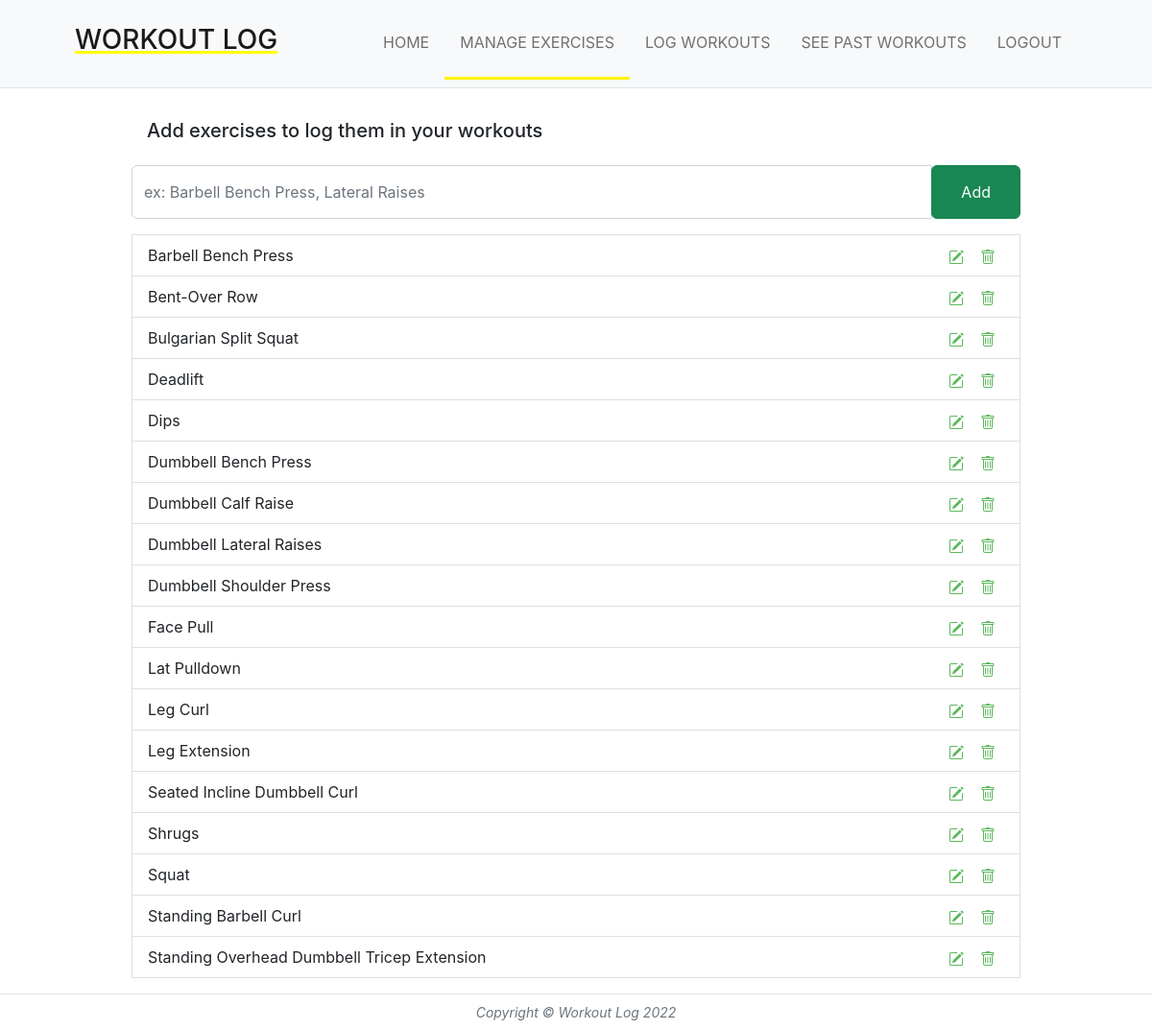
The page /manage_exercises/ (signed in) on the database its author committed.
### main/models.py (models this page shows, shortened)
class Exercise(models.Model):
    user = models.ForeignKey(User, on_delete=models.CASCADE, related_name="exercise", null=True)
    name = models.CharField(max_length=100, unique=True)

### main/views.py (the view)
# urls.py: path("manage_exercises/", views.manageExercises, name="manageExercises"),
def manageExercises(request):
    addedExercises = request.user.exercise.all().order_by('name')
    exerciseCount = request.user.exercise.count()
    addForm = addExerciseForm()
    renameForm = renameExerciseForm()
    return render(request, "main/manageExercises.html", {"addedExercises": addedExercises, "exerciseCount": exerciseCount,
        "addForm": addForm, "renameForm": renameForm})

### main/forms.py
class addExerciseForm(forms.ModelForm):
    class Meta:
        model = Exercise
        fields = ['name']
        widgets= {
            'name': forms.TextInput(attrs={'class': 'form-control',
                                            'input type': 'text',
                                            'placeholder': 'ex: Barbell Bench Press, Lateral Raises',
                                            'aria-label': 'ex: Barbell Bench Press, Lateral Raises',
                                            'aria-describedby': 'inputGroup-sizing-default',
                                            'autofocus': 'autofocus'}),
        }
    def __init__(self, *args, **kwargs):
        super(addExerciseForm, self).__init__(*args, **kwargs)
        self.fields['name'].label = ""

class renameExerciseForm(forms.ModelForm):
    class Meta:
        model = Exercise
        fields = ['name']
        widgets= {
            'name': forms.TextInput(attrs={'class': 'form-control',
                                            'input type': 'text',
                                            'aria-describedby': 'inputGroup-sizing-default',
                                            'autofocus': 'autofocus'}),
        }
    def __init__(self, *args, **kwargs):
        super(renameExerciseForm, self).__init__(*args, **kwargs)
        self.fields['name'].label = ""

### main/templates/main/manageExercises.html (shortened to what this page needs)
{% extends 'main/base.html' %}
{% load static %}
{% block extraCSS %}
<link href="{% static 'css/manageExercises.css' %}" rel="stylesheet">
{% endblock %}
{% block content %}
<div class="p-3">
    <h5>Add exercises to log them in your workouts</h5>
</div>
<form action="{% url 'addExercise' %}" method="post">
    <div class="input-group mb-3">
        {{addForm}}
        <div class="input-group-append">
            <button type="submit" name="save" class="btn btn-success btn-add pull-right">Add</button>
        </div>
    </div>
</form>
<ul class="list-group mb-3" id="exercise-list-container">
    {% for exercise in addedExercises %}
        <li class="list-group-item d-flex justify-content-between align-items-center rounded-0">
            <div class="text-break">{{exercise.name}}</div>
            <div class="btn-container">
                <button type="button" data-bs-toggle="modal" data-bs-target="#renameModal{{exercise.id}}" class="btn-custom">
                </button>
                <button type="button" data-bs-toggle="modal" data-bs-target="#deleteConfirmation{{exercise.id}}" class="btn-custom">
                </button>
            </div>
        </li>
    {% endfor %}
    </ul>
{% endblock %}

### main/templates/main/base.html (shortened to what this page needs)
<!DOCTYPE html>
<html lang="en">
<head>
    {% load static %}
    <link href="https://cdn.jsdelivr.net/npm/bootstrap@5.2.0/dist/css/bootstrap.min.css" rel="stylesheet">
    <link href="{% static 'css/base.css' %}" rel="stylesheet">
    {% block extraCSS %}{% endblock %}
</head>
<body>
    <nav class="navbar navbar-expand-lg navbar-light border-bottom mb-3" id="mainNav">
        <div class="container px-4 px-lg-5">
            <a class="navbar-brand" href="{% url 'home' %}"><h3>WORKOUT LOG</h3></a>
            <div class="collapse navbar-collapse" id="navbarResponsive">
                <ul class="navbar-nav ms-auto py-4 py-lg-0">
                    <li {% if request.path == '/' %}class="nav-item nav-active"{% else %}class="nav-item"{% endif %}>
                        <a class="nav-link px-lg-3 py-3 py-lg-4" href="{% url 'home' %}">HOME</a>
                    </li>
                    {% if user.is_authenticated %}
                        <li {% if request.path == '/manage_exercises/' %}class="nav-item nav-active"{% else %}class="nav-item"{% endif %}>
                            <a class="nav-link px-lg-3 py-3 py-lg-4" href="{% url 'manageExercises' %}">MANAGE EXERCISES</a>
                        </li>
                        <li {% if request.path == '/log_workouts/' %}class="nav-item nav-active"{% else %}class="nav-item"{% endif %}>
                            <a class="nav-link px-lg-3 py-3 py-lg-4" href="{% url 'logWorkouts' %}">LOG WORKOUTS</a>
                        </li>
                        <li {% if request.path == '/log_workouts/' or request.path == '/manage_exercises/' or request.path == '/' %}class="nav-item dropdown"
                            {% else %}class="nav-item dropdown nav-active"{% endif %}>
                            <a class="nav-link px-lg-3 py-3 py-lg-4" data-bs-toggle="dropdown" href="#">SEE PAST WORKOUTS</a>
                        </li>
                        <li class="nav-item"><a class="nav-link px-lg-3 py-3 py-lg-4" href="{% url 'logout' %}">LOGOUT</a></li>
                    {% endif %}
                </ul>
            </div>
        </div>
    </nav>
    <div class="container">
        <div class="row">
            <div class="col-10 offset-1">
                {% block content %}
                {% endblock %}
            </div>
        </div>
    </div>
    <footer class="border-top">
        <div class="container px-4 px-lg-5">
            <div class="row gx-4 gx-lg-5 justify-content-center">
                <div class="col-md-10 col-lg-8 col-xl-7">
                    <div class="small text-center text-muted fst-italic footer-text my-2">Copyright &copy; Workout Log 2022</div>
                </div>
            </div>
        </div>
    </footer>
</body>
</html>

### static/css/base.css (style rules this page uses)
* { font-family: -apple-system, BlinkMacSystemFont, "Segoe UI", Roboto, Helvetica, Arial, sans-serif, "Apple Color Emoji", "Segoe UI Emoji", "Segoe UI Symbol"; }
.navbar { background-color: #f8f9fa; }
.navbar-brand { text-decoration: underline; text-decoration-color: #ffff00; text-decoration-thickness: 3px; }
.nav-item::after { content: ""; display: block; width: 0px; height: 3px; background-color: #ffff00; transition: 0.4s }
.nav-active::after { content: ""; display: block; width: 100% !important; height: 3px; background-color: #fff200; }

### static/css/manageExercises.css (style rules this page uses)
a { text-decoration: none; color: black; }
.btn-container { min-width: 4em; }
.btn-add { padding: 15px 30px; }
.btn-custom { background: none; border: 0; }
.list-group-item svg { color: #5cb85c !important; }

### rows shown on the page
Exercise: name "Barbell Bench Press"
Exercise: name "Bent-Over Row"
Exercise: name "Bulgarian Split Squat"
Exercise: name "Deadlift"
Exercise: name "Dips"
Exercise: name "Dumbbell Bench Press"
Exercise: name "Dumbbell Calf Raise"
Exercise: name "Dumbbell Lateral Raises"
Exercise: name "Dumbbell Shoulder Press"
Exercise: name "Face Pull"
Exercise: name "Lat Pulldown"
Exercise: name "Leg Curl"
Exercise: name "Leg Extension"
Exercise: name "Seated Incline Dumbbell Curl"
Exercise: name "Shrugs"
Exercise: name "Squat"
Exercise: name "Standing Barbell Curl"
Exercise: name "Standing Overhead Dumbbell Tricep Extension"
